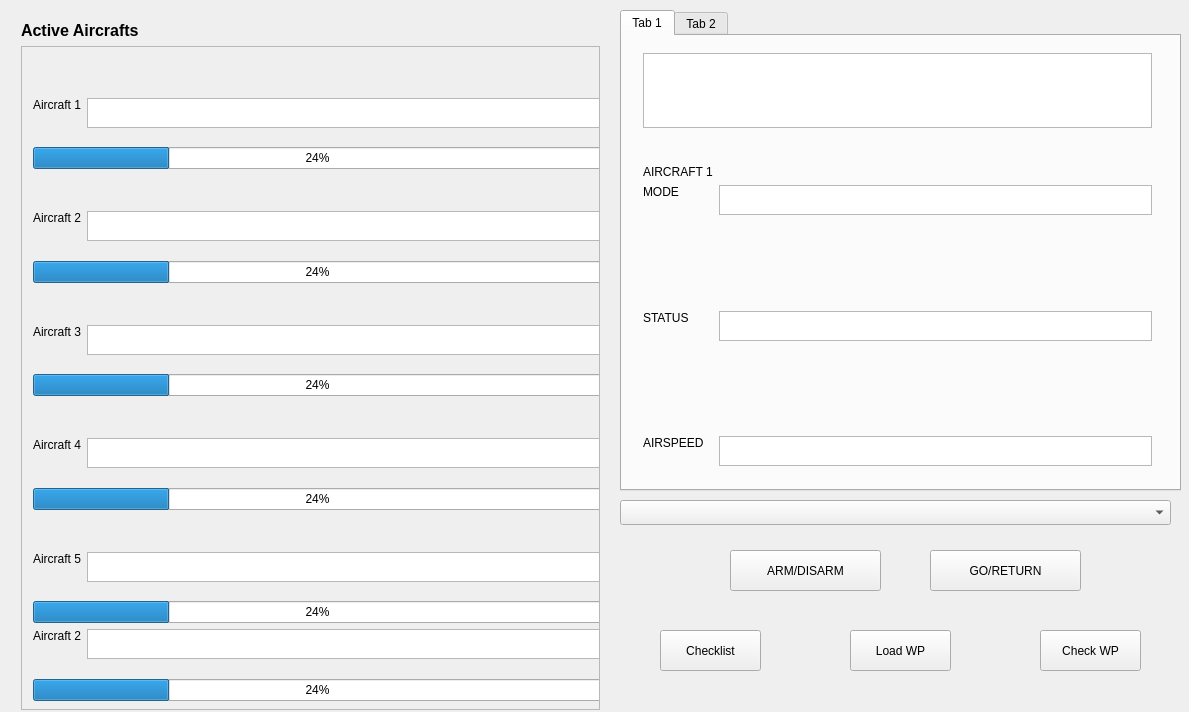
<?xml version="1.0" encoding="UTF-8"?>
<ui version="4.0">
 <class>Form</class>
 <widget class="QWidget" name="Form">
  <property name="geometry">
   <rect>
    <x>0</x>
    <y>0</y>
    <width>1189</width>
    <height>712</height>
   </rect>
  </property>
  <property name="windowTitle">
   <string>MainWindow</string>
  </property>
  <widget class="QWidget" name="centralWidget">
   <widget class="QWidget" name="verticalLayoutWidget">
    <property name="geometry">
     <rect>
      <x>10</x>
      <y>10</y>
      <width>601</width>
      <height>711</height>
     </rect>
    </property>
    <layout class="QVBoxLayout" name="verticalLayout">
     <item>
      <widget class="QLabel" name="label">
       <property name="font">
        <font>
         <pointsize>12</pointsize>
         <weight>75</weight>
         <bold>true</bold>
        </font>
       </property>
       <property name="text">
        <string>Active Aircrafts</string>
       </property>
      </widget>
     </item>
     <item>
      <widget class="QScrollArea" name="scrollArea">
       <property name="widgetResizable">
        <bool>true</bool>
       </property>
       <widget class="QWidget" name="scrollAreaWidgetContents">
        <property name="geometry">
         <rect>
          <x>0</x>
          <y>0</y>
          <width>597</width>
          <height>683</height>
         </rect>
        </property>
        <widget class="QWidget" name="formLayoutWidget">
         <property name="geometry">
          <rect>
           <x>0</x>
           <y>10</y>
           <width>591</width>
           <height>691</height>
          </rect>
         </property>
         <layout class="QFormLayout" name="formLayout">
          <item row="0" column="1">
           <spacer name="verticalSpacer_3">
            <property name="orientation">
             <enum>Qt::Vertical</enum>
            </property>
            <property name="sizeHint" stdset="0">
             <size>
              <width>20</width>
              <height>10</height>
             </size>
            </property>
           </spacer>
          </item>
          <item row="1" column="0">
           <widget class="QLabel" name="label_2">
            <property name="text">
             <string>Aircraft 1</string>
            </property>
           </widget>
          </item>
          <item row="1" column="1">
           <widget class="QPlainTextEdit" name="plainTextEdit">
            <property name="enabled">
             <bool>true</bool>
            </property>
            <property name="sizePolicy">
             <sizepolicy hsizetype="Ignored" vsizetype="Ignored">
              <horstretch>2</horstretch>
              <verstretch>0</verstretch>
             </sizepolicy>
            </property>
            <property name="minimumSize">
             <size>
              <width>12</width>
              <height>30</height>
             </size>
            </property>
            <property name="readOnly">
             <bool>true</bool>
            </property>
           </widget>
          </item>
          <item row="2" column="1">
           <spacer name="verticalSpacer_2">
            <property name="orientation">
             <enum>Qt::Vertical</enum>
            </property>
            <property name="sizeHint" stdset="0">
             <size>
              <width>20</width>
              <height>10</height>
             </size>
            </property>
           </spacer>
          </item>
          <item row="3" column="0" colspan="2">
           <widget class="QProgressBar" name="progressBar">
            <property name="value">
             <number>24</number>
            </property>
           </widget>
          </item>
          <item row="4" column="0">
           <spacer name="verticalSpacer">
            <property name="orientation">
             <enum>Qt::Vertical</enum>
            </property>
            <property name="sizeHint" stdset="0">
             <size>
              <width>20</width>
              <height>30</height>
             </size>
            </property>
           </spacer>
          </item>
          <item row="5" column="0">
           <widget class="QLabel" name="label_3">
            <property name="text">
             <string>Aircraft 2</string>
            </property>
           </widget>
          </item>
          <item row="5" column="1">
           <widget class="QPlainTextEdit" name="plainTextEdit_2">
            <property name="sizePolicy">
             <sizepolicy hsizetype="Expanding" vsizetype="Ignored">
              <horstretch>0</horstretch>
              <verstretch>0</verstretch>
             </sizepolicy>
            </property>
            <property name="minimumSize">
             <size>
              <width>0</width>
              <height>30</height>
             </size>
            </property>
           </widget>
          </item>
          <item row="6" column="1">
           <spacer name="verticalSpacer_4">
            <property name="orientation">
             <enum>Qt::Vertical</enum>
            </property>
            <property name="sizeHint" stdset="0">
             <size>
              <width>20</width>
              <height>10</height>
             </size>
            </property>
           </spacer>
          </item>
          <item row="7" column="0" colspan="2">
           <widget class="QProgressBar" name="progressBar_2">
            <property name="value">
             <number>24</number>
            </property>
           </widget>
          </item>
          <item row="8" column="0">
           <spacer name="verticalSpacer_5">
            <property name="orientation">
             <enum>Qt::Vertical</enum>
            </property>
            <property name="sizeHint" stdset="0">
             <size>
              <width>20</width>
              <height>30</height>
             </size>
            </property>
           </spacer>
          </item>
          <item row="9" column="0">
           <widget class="QLabel" name="label_4">
            <property name="text">
             <string>Aircraft 3</string>
            </property>
           </widget>
          </item>
          <item row="9" column="1">
           <widget class="QPlainTextEdit" name="plainTextEdit_3">
            <property name="sizePolicy">
             <sizepolicy hsizetype="Expanding" vsizetype="Ignored">
              <horstretch>0</horstretch>
              <verstretch>0</verstretch>
             </sizepolicy>
            </property>
            <property name="minimumSize">
             <size>
              <width>0</width>
              <height>30</height>
             </size>
            </property>
           </widget>
          </item>
          <item row="10" column="1">
           <spacer name="verticalSpacer_7">
            <property name="orientation">
             <enum>Qt::Vertical</enum>
            </property>
            <property name="sizeHint" stdset="0">
             <size>
              <width>20</width>
              <height>10</height>
             </size>
            </property>
           </spacer>
          </item>
          <item row="11" column="0" colspan="2">
           <widget class="QProgressBar" name="progressBar_3">
            <property name="value">
             <number>24</number>
            </property>
           </widget>
          </item>
          <item row="12" column="0">
           <spacer name="verticalSpacer_8">
            <property name="orientation">
             <enum>Qt::Vertical</enum>
            </property>
            <property name="sizeHint" stdset="0">
             <size>
              <width>20</width>
              <height>30</height>
             </size>
            </property>
           </spacer>
          </item>
          <item row="13" column="0">
           <widget class="QLabel" name="label_5">
            <property name="text">
             <string>Aircraft 4</string>
            </property>
           </widget>
          </item>
          <item row="13" column="1">
           <widget class="QPlainTextEdit" name="plainTextEdit_4">
            <property name="sizePolicy">
             <sizepolicy hsizetype="Expanding" vsizetype="Ignored">
              <horstretch>0</horstretch>
              <verstretch>0</verstretch>
             </sizepolicy>
            </property>
            <property name="minimumSize">
             <size>
              <width>0</width>
              <height>30</height>
             </size>
            </property>
           </widget>
          </item>
          <item row="14" column="1">
           <spacer name="verticalSpacer_9">
            <property name="orientation">
             <enum>Qt::Vertical</enum>
            </property>
            <property name="sizeHint" stdset="0">
             <size>
              <width>20</width>
              <height>10</height>
             </size>
            </property>
           </spacer>
          </item>
          <item row="15" column="0" colspan="2">
           <widget class="QProgressBar" name="progressBar_4">
            <property name="value">
             <number>24</number>
            </property>
           </widget>
          </item>
          <item row="16" column="0">
           <spacer name="verticalSpacer_10">
            <property name="orientation">
             <enum>Qt::Vertical</enum>
            </property>
            <property name="sizeHint" stdset="0">
             <size>
              <width>20</width>
              <height>30</height>
             </size>
            </property>
           </spacer>
          </item>
          <item row="17" column="0">
           <widget class="QLabel" name="label_6">
            <property name="text">
             <string>Aircraft 5</string>
            </property>
           </widget>
          </item>
          <item row="17" column="1">
           <widget class="QPlainTextEdit" name="plainTextEdit_5">
            <property name="sizePolicy">
             <sizepolicy hsizetype="Expanding" vsizetype="Ignored">
              <horstretch>0</horstretch>
              <verstretch>0</verstretch>
             </sizepolicy>
            </property>
            <property name="minimumSize">
             <size>
              <width>0</width>
              <height>30</height>
             </size>
            </property>
           </widget>
          </item>
          <item row="18" column="1">
           <spacer name="verticalSpacer_11">
            <property name="orientation">
             <enum>Qt::Vertical</enum>
            </property>
            <property name="sizeHint" stdset="0">
             <size>
              <width>20</width>
              <height>10</height>
             </size>
            </property>
           </spacer>
          </item>
          <item row="19" column="0" colspan="2">
           <widget class="QProgressBar" name="progressBar_5">
            <property name="value">
             <number>24</number>
            </property>
           </widget>
          </item>
          <item row="20" column="0">
           <widget class="QLabel" name="label_3">
            <property name="text">
             <string>Aircraft 2</string>
            </property>
           </widget>
          </item>
          <item row="20" column="1">
           <widget class="QPlainTextEdit" name="plainTextEdit_2">
            <property name="sizePolicy">
             <sizepolicy hsizetype="Expanding" vsizetype="Ignored">
              <horstretch>0</horstretch>
              <verstretch>0</verstretch>
             </sizepolicy>
            </property>
            <property name="minimumSize">
             <size>
              <width>0</width>
              <height>30</height>
             </size>
            </property>
           </widget>
          </item>
          <item row="21" column="1">
           <spacer name="verticalSpacer_4">
            <property name="orientation">
             <enum>Qt::Vertical</enum>
            </property>
            <property name="sizeHint" stdset="0">
             <size>
              <width>20</width>
              <height>10</height>
             </size>
            </property>
           </spacer>
          </item>
          <item row="22" column="0" colspan="2">
           <widget class="QProgressBar" name="progressBar_2">
            <property name="value">
             <number>24</number>
            </property>
           </widget>
          </item>
          <item row="23" column="0">
           <spacer name="verticalSpacer_5">
            <property name="orientation">
             <enum>Qt::Vertical</enum>
            </property>
            <property name="sizeHint" stdset="0">
             <size>
              <width>20</width>
              <height>30</height>
             </size>
            </property>
           </spacer>
          </item>
         </layout>
        </widget>
       </widget>
      </widget>
     </item>
    </layout>
   </widget>
   <widget class="QTabWidget" name="tabWidget">
    <property name="geometry">
     <rect>
      <x>620</x>
      <y>10</y>
      <width>561</width>
      <height>481</height>
     </rect>
    </property>
    <property name="currentIndex">
     <number>0</number>
    </property>
    <widget class="QWidget" name="tab">
     <attribute name="title">
      <string>Tab 1</string>
     </attribute>
     <widget class="QWidget" name="formLayoutWidget_2">
      <property name="geometry">
       <rect>
        <x>10</x>
        <y>0</y>
        <width>531</width>
        <height>551</height>
       </rect>
      </property>
      <layout class="QFormLayout" name="formLayout_2">
       <item row="0" column="0" colspan="2">
        <widget class="QPlainTextEdit" name="plainTextEdit_7">
         <property name="sizePolicy">
          <sizepolicy hsizetype="Expanding" vsizetype="Ignored">
           <horstretch>0</horstretch>
           <verstretch>0</verstretch>
          </sizepolicy>
         </property>
        </widget>
       </item>
       <item row="1" column="0" colspan="2">
        <widget class="QPlainTextEdit" name="plainTextEdit_8">
         <property name="sizePolicy">
          <sizepolicy hsizetype="Minimum" vsizetype="Ignored">
           <horstretch>0</horstretch>
           <verstretch>0</verstretch>
          </sizepolicy>
         </property>
         <property name="minimumSize">
          <size>
           <width>0</width>
           <height>75</height>
          </size>
         </property>
         <property name="sizeIncrement">
          <size>
           <width>30</width>
           <height>30</height>
          </size>
         </property>
         <property name="baseSize">
          <size>
           <width>30</width>
           <height>30</height>
          </size>
         </property>
        </widget>
       </item>
       <item row="2" column="0">
        <spacer name="verticalSpacer_6">
         <property name="orientation">
          <enum>Qt::Vertical</enum>
         </property>
         <property name="sizeHint" stdset="0">
          <size>
           <width>20</width>
           <height>80</height>
          </size>
         </property>
        </spacer>
       </item>
       <item row="3" column="0">
        <widget class="QLabel" name="label_8">
         <property name="text">
          <string>AIRCRAFT 1</string>
         </property>
        </widget>
       </item>
       <item row="4" column="0">
        <widget class="QLabel" name="label_7">
         <property name="text">
          <string>MODE</string>
         </property>
        </widget>
       </item>
       <item row="4" column="1">
        <widget class="QPlainTextEdit" name="plainTextEdit_6">
         <property name="sizePolicy">
          <sizepolicy hsizetype="Expanding" vsizetype="Ignored">
           <horstretch>0</horstretch>
           <verstretch>0</verstretch>
          </sizepolicy>
         </property>
         <property name="minimumSize">
          <size>
           <width>0</width>
           <height>30</height>
          </size>
         </property>
        </widget>
       </item>
       <item row="5" column="1">
        <spacer name="verticalSpacer_12">
         <property name="orientation">
          <enum>Qt::Vertical</enum>
         </property>
         <property name="sizeHint" stdset="0">
          <size>
           <width>20</width>
           <height>13</height>
          </size>
         </property>
        </spacer>
       </item>
       <item row="6" column="0">
        <widget class="QLabel" name="label_9">
         <property name="text">
          <string>STATUS</string>
         </property>
        </widget>
       </item>
       <item row="6" column="1">
        <widget class="QPlainTextEdit" name="plainTextEdit_9">
         <property name="sizePolicy">
          <sizepolicy hsizetype="Expanding" vsizetype="Ignored">
           <horstretch>0</horstretch>
           <verstretch>0</verstretch>
          </sizepolicy>
         </property>
         <property name="minimumSize">
          <size>
           <width>0</width>
           <height>30</height>
          </size>
         </property>
        </widget>
       </item>
       <item row="7" column="1">
        <spacer name="verticalSpacer_13">
         <property name="orientation">
          <enum>Qt::Vertical</enum>
         </property>
         <property name="sizeHint" stdset="0">
          <size>
           <width>20</width>
           <height>13</height>
          </size>
         </property>
        </spacer>
       </item>
       <item row="8" column="0">
        <widget class="QLabel" name="label_10">
         <property name="text">
          <string>AIRSPEED</string>
         </property>
        </widget>
       </item>
       <item row="8" column="1">
        <widget class="QPlainTextEdit" name="plainTextEdit_10">
         <property name="sizePolicy">
          <sizepolicy hsizetype="Expanding" vsizetype="Ignored">
           <horstretch>0</horstretch>
           <verstretch>0</verstretch>
          </sizepolicy>
         </property>
         <property name="minimumSize">
          <size>
           <width>0</width>
           <height>30</height>
          </size>
         </property>
        </widget>
       </item>
       <item row="9" column="1">
        <spacer name="verticalSpacer_14">
         <property name="orientation">
          <enum>Qt::Vertical</enum>
         </property>
         <property name="sizeHint" stdset="0">
          <size>
           <width>20</width>
           <height>13</height>
          </size>
         </property>
        </spacer>
       </item>
       <item row="10" column="0">
        <widget class="QLabel" name="label_11">
         <property name="text">
          <string>ALTITUDE</string>
         </property>
        </widget>
       </item>
       <item row="10" column="1">
        <widget class="QPlainTextEdit" name="plainTextEdit_11">
         <property name="sizePolicy">
          <sizepolicy hsizetype="Expanding" vsizetype="Ignored">
           <horstretch>0</horstretch>
           <verstretch>0</verstretch>
          </sizepolicy>
         </property>
         <property name="minimumSize">
          <size>
           <width>0</width>
           <height>30</height>
          </size>
         </property>
        </widget>
       </item>
      </layout>
     </widget>
    </widget>
    <widget class="QWidget" name="tab_2">
     <attribute name="title">
      <string>Tab 2</string>
     </attribute>
    </widget>
   </widget>
   <widget class="QPushButton" name="pushButton">
    <property name="geometry">
     <rect>
      <x>660</x>
      <y>630</y>
      <width>101</width>
      <height>41</height>
     </rect>
    </property>
    <property name="text">
     <string>Checklist</string>
    </property>
   </widget>
   <widget class="QComboBox" name="comboBox">
    <property name="geometry">
     <rect>
      <x>620</x>
      <y>500</y>
      <width>551</width>
      <height>25</height>
     </rect>
    </property>
   </widget>
   <widget class="QPushButton" name="pushButton_4">
    <property name="geometry">
     <rect>
      <x>730</x>
      <y>550</y>
      <width>151</width>
      <height>41</height>
     </rect>
    </property>
    <property name="text">
     <string>ARM/DISARM</string>
    </property>
   </widget>
   <widget class="QPushButton" name="pushButton_6">
    <property name="geometry">
     <rect>
      <x>930</x>
      <y>550</y>
      <width>151</width>
      <height>41</height>
     </rect>
    </property>
    <property name="text">
     <string>GO/RETURN</string>
    </property>
   </widget>
   <widget class="QPushButton" name="pushButton_2">
    <property name="geometry">
     <rect>
      <x>850</x>
      <y>630</y>
      <width>101</width>
      <height>41</height>
     </rect>
    </property>
    <property name="text">
     <string>Load WP</string>
    </property>
   </widget>
   <widget class="QPushButton" name="pushButton_3">
    <property name="geometry">
     <rect>
      <x>1040</x>
      <y>630</y>
      <width>101</width>
      <height>41</height>
     </rect>
    </property>
    <property name="text">
     <string>Check WP</string>
    </property>
   </widget>
  </widget>
 </widget>
 <layoutdefault spacing="6" margin="11"/>
 <resources/>
 <connections/>
</ui>
